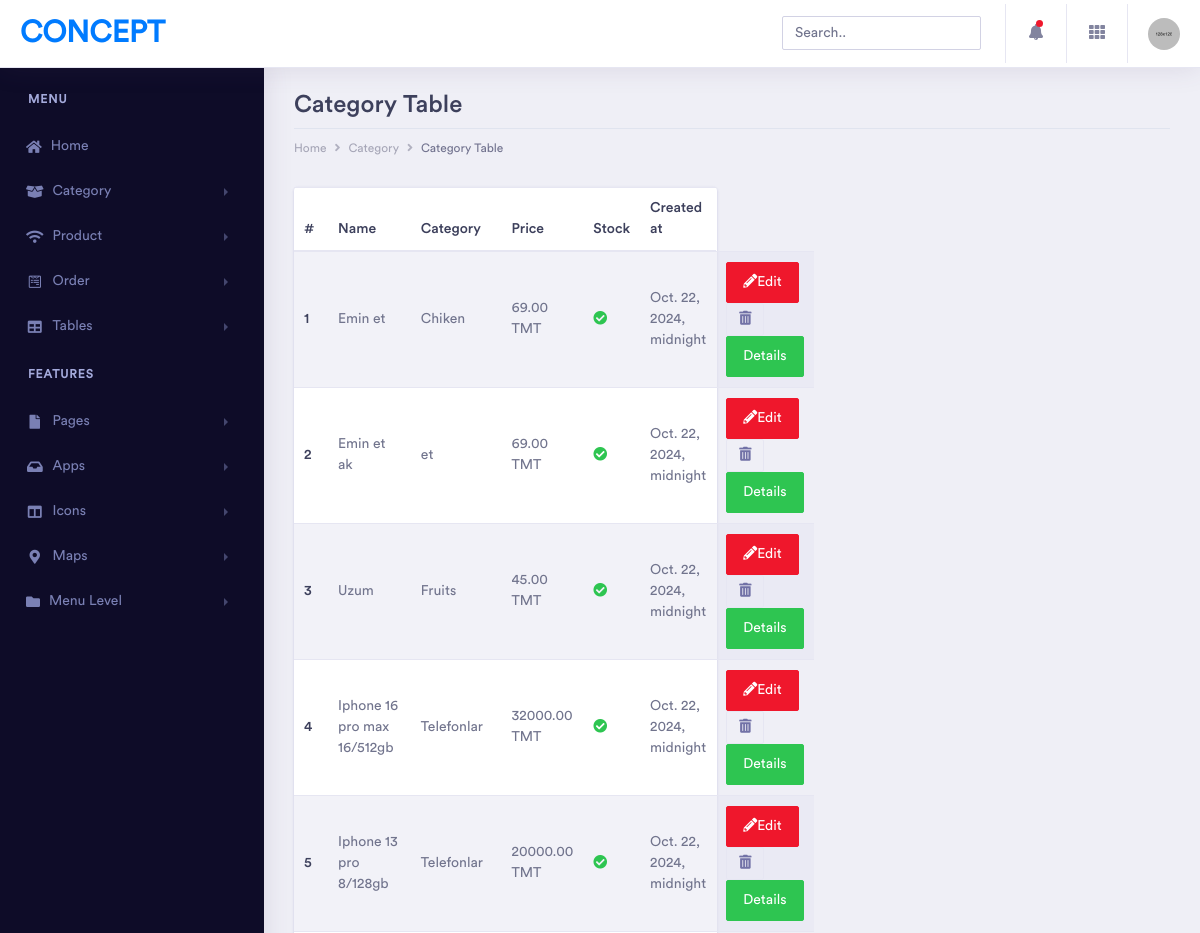
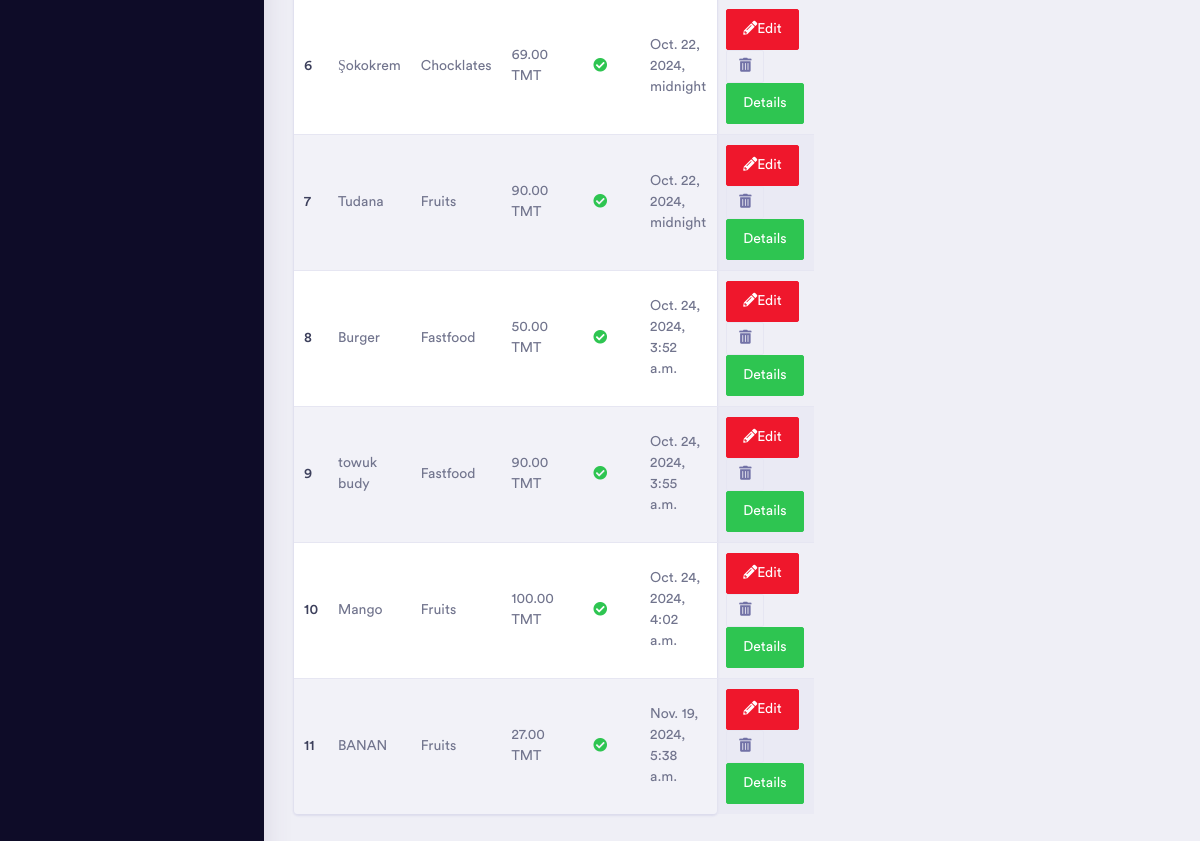
The page /panel/product/ on the database its author committed (2 pictures, top to bottom).
### main/models.py (models this page shows, shortened)
class Product(models.Model):
    name = models.CharField(max_length=200)
    category = models.ForeignKey(Category,on_delete=models.CASCADE , related_name='products')
    price = models.DecimalField(max_digits=8 , decimal_places=2)
    discount = models.IntegerField(default=0)
    desc = models.TextField()
    stock = models.BooleanField(default=True)
    weight = models.DecimalField(max_digits=10 , decimal_places=1,null=True , blank=True)
    created_at = models.DateTimeField(auto_now_add = True)
    updated_at = models.DateTimeField(auto_now = True)

class Category(models.Model):
    name = models.CharField(max_length=150)
    image = models.ImageField(upload_to='category_images/')
    def __str__(self):
        return self.name

### panel/views.py (the view)
# urls.py: path('product/',product_list),
def product_list(request):
    pro = Product.objects.all()
    return render(request , 'panel/product-table.html',context={'pro':pro})

### main/context_data.py (called while the page is built)
def context_data(request):
    all_cat =Category.objects.all()
    info = Info.objects.first()
    s_accounts = Social_account.objects.all()
    if request.user.is_authenticated:
        cart , created = Cart.objects.get_or_create(user = request.user , is_ordered = False)
    else:
        cart = None
    return {
        'all_cat':all_cat,
        'info':info,
        's_accounts':s_accounts,
        'cart':cart
    }

### templates/panel/product-table.html (shortened to what this page needs)
{% load static %}
<!doctype html>
<html lang="en">
<head>
    <link rel="stylesheet" href="{% static 'panel/assets/vendor/bootstrap/css/bootstrap.min.css' %}">
    <link href="{% static 'panel/assets/vendor/fonts/circular-std/style.css' %}" rel="stylesheet">
    <link rel="stylesheet" href="{% static 'panel/assets/libs/css/style.css' %}">
    <link rel="stylesheet" href="{% static 'panel/assets/vendor/fonts/fontawesome/css/fontawesome-all.css' %}">
</head>
<body>
    <div class="dashboard-main-wrapper">
    {% include "panel/nav.html" %}
        <div class="dashboard-wrapper">
            <div class="container-fluid  dashboard-content">
                <div class="row">
                    <div class="col-xl-12 col-lg-12 col-md-12 col-sm-12 col-12">
                        <div class="page-header">
                            <h2 class="pageheader-title">Category Table</h2>
                            <div class="page-breadcrumb">
                                <nav aria-label="breadcrumb">
                                    <ol class="breadcrumb">
                                        <li class="breadcrumb-item"><a href="#" class="breadcrumb-link">Home</a></li>
                                        <li class="breadcrumb-item"><a href="#" class="breadcrumb-link">Category</a></li>
                                        <li class="breadcrumb-item active" aria-current="page">Category Table</li>
                                    </ol>
                                </nav>
                            </div>
                        </div>
                    </div>
                </div>
                    <div class="row">
                        <div class="col-xl-6 col-lg-6 col-md-12 col-sm-12 col-12">
                            <div class="card">
                                    <table class="table table-striped">
                                        <thead>
                                            <tr>
                                                <th scope="col">#</th>
                                                <th scope="col">Name</th>
                                                <th scope="col">Category</th>
                                                <th scope="col">Price</th>
                                                <th scope="col">Stock</th>
                                                <th scope="col">Created at</th>
                                            </tr>
                                        </thead>
                                        <tbody>
                                        {% for i in pro %}
                                            <tr>
                                                <th scope="row">{{forloop.counter}}</th>
                                                <td scope="row">{{i.name}}</td>
                                                <td scope="row">{{i.category}}</td>
                                                <td scope="row">{{i.price}} TMT</td>
                                                {% if i.stock %}
                                                    <td scope="row"><i class="fas fa-check-circle text-success"></i></td>
                                                {% else %}
                                                    <td scope="row"><i class="fas fa-times-circle text-danger"></i></td>
                                                {% endif %}
                                                <td scope="row">{{i.created_at}}</td>
                                                <td scope="row">
                                                    <a href="/panel/edit-product-form/{{i.id}}" class="btn btn-danger "><i class="fas fa-pencil-alt"></i>Edit</a>
                                                    <a href="/panel/delete-product-form/{{i.id}}" class="btn btn-sm btn-outline-light"><i class="fas fa-trash-alt"></i></a>
                                                    <a href="/panel/det_prod/{{i.id}}" class="btn btn-success">Details</a>
                                                </td>
                                            </tr>
                                        {% endfor %}
                                        </tbody>
                                    </table>
                                </div>
                            </div>
                        </div>
                    </div>
            </div>
        </div>
</body>
</html>

### rows shown on the page
Product: name "Emin et", category "Chiken", price "69.00", stock True (drawn), created_at "Oct. 22, 2024, midnight"
Product: name "Emin et ak", category "et", price "69.00", stock True (drawn), created_at "Oct. 22, 2024, midnight"
Product: name "Uzum", category "Fruits", price "45.00", stock True (drawn), created_at "Oct. 22, 2024, midnight"
Product: name "Iphone 16 pro max 16/512gb", category "Telefonlar", price "32000.00", stock True (drawn), created_at "Oct. 22, 2024, midnight"
Product: name "Iphone 13 pro 8/128gb", category "Telefonlar", price "20000.00", stock True (drawn), created_at "Oct. 22, 2024, midnight"
Product: name "Şokokrem", category "Chocklates", price "69.00", stock True (drawn), created_at "Oct. 22, 2024, midnight"
Product: name "Tudana", category "Fruits", price "90.00", stock True (drawn), created_at "Oct. 22, 2024, midnight"
Product: name "Burger", category "Fastfood", price "50.00", stock True (drawn), created_at "Oct. 24, 2024, 3:52 a.m."
Product: name "towuk budy", category "Fastfood", price "90.00", stock True (drawn), created_at "Oct. 24, 2024, 3:55 a.m."
Product: name "Mango", category "Fruits", price "100.00", stock True (drawn), created_at "Oct. 24, 2024, 4:02 a.m."
Product: name "BANAN", category "Fruits", price "27.00", stock True (drawn), created_at "Nov. 19, 2024, 5:38 a.m."
